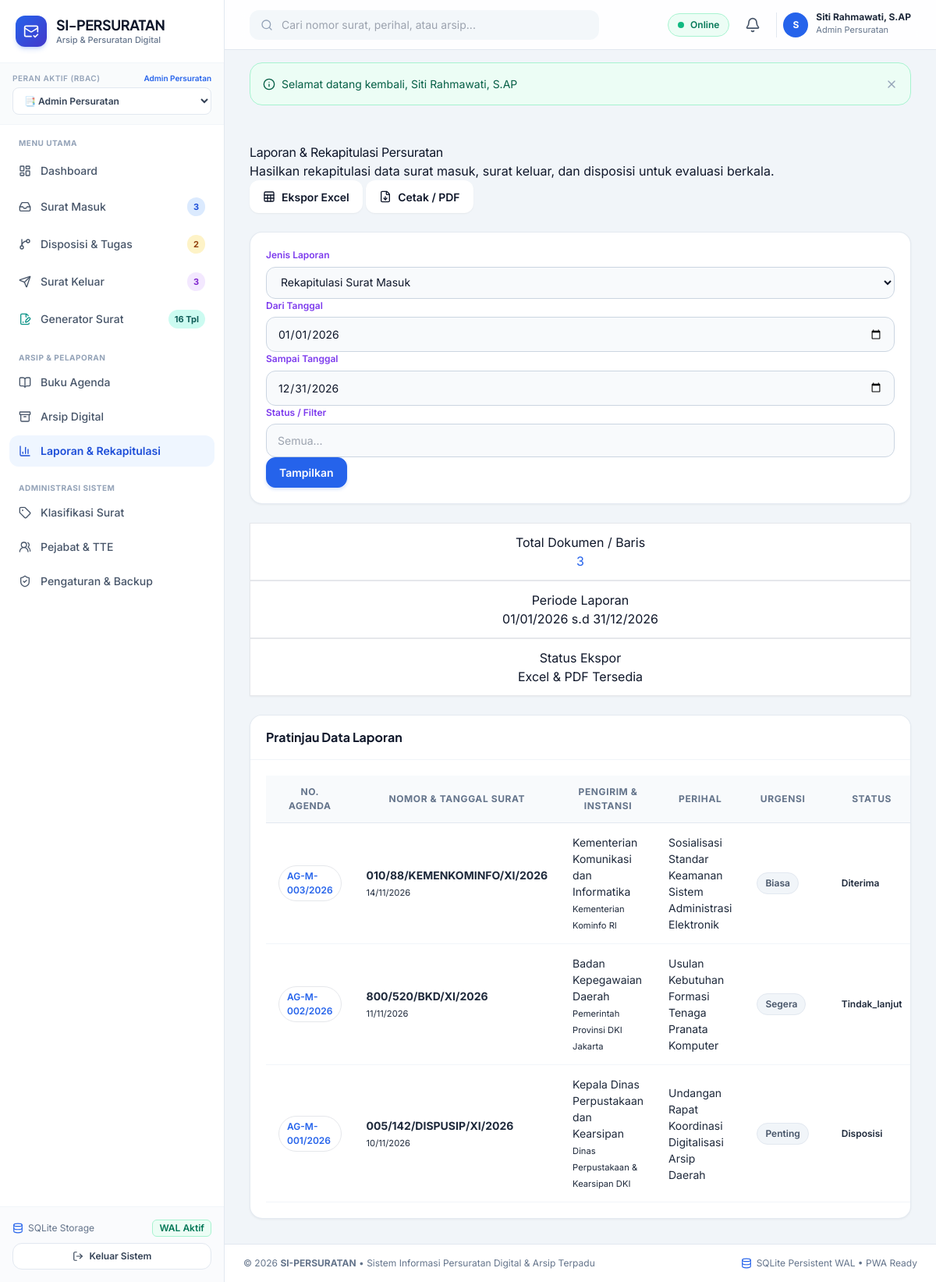
The page /public/laporan/index.php (signed in) on the database its author committed.
### tables this page shows
CREATE TABLE users (
    id INTEGER PRIMARY KEY AUTOINCREMENT,
    username TEXT NOT NULL UNIQUE,
    email TEXT NOT NULL UNIQUE,
    password_hash TEXT NOT NULL,
    full_name TEXT NOT NULL,
    nip TEXT,
    jabatan TEXT,
    phone TEXT,
    role_id INTEGER NOT NULL,
    avatar TEXT,
    is_active INTEGER NOT NULL DEFAULT 1,
    created_at DATETIME DEFAULT CURRENT_TIMESTAMP,
    updated_at DATETIME DEFAULT CURRENT_TIMESTAMP,
    deleted_at DATETIME DEFAULT NULL,
    FOREIGN KEY (role_id) REFERENCES roles (id) ON DELETE RESTRICT
);

CREATE TABLE roles (
    id INTEGER PRIMARY KEY AUTOINCREMENT,
    name TEXT NOT NULL,
    slug TEXT NOT NULL UNIQUE,
    description TEXT,
    created_at DATETIME DEFAULT CURRENT_TIMESTAMP
);

CREATE TABLE surat_masuk (
    id INTEGER PRIMARY KEY AUTOINCREMENT,
    nomor_agenda TEXT NOT NULL,
    nomor_surat TEXT NOT NULL,
    tanggal_surat DATE NOT NULL,
    tanggal_terima DATE NOT NULL,
    pengirim TEXT NOT NULL,
    asal_instansi TEXT NOT NULL,
    perihal TEXT NOT NULL,
    isi_ringkas TEXT,
    kategori TEXT DEFAULT 'Umum',
    klasifikasi_id INTEGER,
    tingkat_urgensi TEXT NOT NULL DEFAULT 'biasa', -- 'biasa', 'penting', 'segera', 'rahasia'
    file_dokumen TEXT,
    lampiran_files TEXT, -- JSON list of files
    status TEXT NOT NULL DEFAULT 'diterima', -- 'diterima', 'disposisi', 'tindak_lanjut', 'selesai'
    penerima_user_id INTEGER,
    created_at DATETIME DEFAULT CURRENT_TIMESTAMP,
    updated_at DATETIME DEFAULT CURRENT_TIMESTAMP,
    deleted_at DATETIME DEFAULT NULL,
    FOREIGN KEY (klasifikasi_id) REFERENCES klasifikasi_surat (id) ON DELETE SET NULL,
    FOREIGN KEY (penerima_user_id) REFERENCES users (id) ON DELETE SET NULL
);

### public/laporan/index.php (the view, shortened to what the rows shown need)
<?php
require_once __DIR__ . '/../../config/app.php';
if (!Auth::check() || !Auth::can('laporan.view')) {
    Flash::set('danger', 'Akses ditolak.');
    redirect('dashboard.php');
}
$tipeLaporan = $_GET['tipe'] ?? 'surat_masuk';
$dateFrom = $_GET['date_from'] ?? date('Y-01-01');
$dateTo = $_GET['date_to'] ?? date('Y-12-31');
$statusFilter = $_GET['status'] ?? '';
$rows = [];
if ($tipeLaporan === 'surat_masuk') {
    $rows = SuratMasuk::getAll([
        'date_from' => $dateFrom,
        'date_to' => $dateTo,
        'status' => $statusFilter
    ]);
} elseif ($tipeLaporan === 'surat_keluar') {
    $rows = SuratKeluar::getAll([
        'date_from' => $dateFrom,
        'date_to' => $dateTo,
        'status' => $statusFilter
    ]);
}
require_once APP_PATH . '/views/layouts/header.php';
?>
<div class="card border-0 shadow-sm rounded-3">
    <div class="card-body p-0">
        <div class="table-responsive">
            <table class="table table-custom mb-0">
                <thead>
                    <?php if ($tipeLaporan === 'surat_masuk'): ?>
                        <tr>
                            <th>No. Agenda</th>
                            <th>Nomor & Tanggal Surat</th>
                            <th>Pengirim & Instansi</th>
                            <th>Perihal</th>
                            <th>Urgensi</th>
                            <th>Status</th>
                        </tr>
                    <?php endif; ?>
                </thead>
                <tbody>
                    <?php if (empty($rows)): ?>
                        <tr>
                            <td colspan="6" class="text-center text-muted py-5">Tidak ada data untuk rentang waktu dan filter yang dipilih.</td>
                        </tr>
                    <?php else: ?>
                        <?php foreach ($rows as $r): ?>
                            <tr>
                                <?php if ($tipeLaporan === 'surat_masuk'): ?>
                                    <td><span class="badge bg-light text-primary border"><?= htmlspecialchars($r['nomor_agenda']) ?></span></td>
                                    <td><strong><?= htmlspecialchars($r['nomor_surat']) ?></strong><br><small class="text-muted"><?= date('d/m/Y', strtotime($r['tanggal_surat'])) ?></small></td>
                                    <td><?= htmlspecialchars($r['pengirim']) ?><br><small class="text-muted"><?= htmlspecialchars($r['asal_instansi']) ?></small></td>
                                    <td><?= htmlspecialchars($r['perihal']) ?></td>
                                    <td><span class="badge bg-secondary"><?= ucfirst($r['tingkat_urgensi']) ?></span></td>
                                    <td><span class="badge badge-soft-primary"><?= ucfirst($r['status']) ?></span></td>
                                <?php endif; ?>
                            </tr>
                        <?php endforeach; ?>
                    <?php endif; ?>
                </tbody>
            </table>
        </div>
    </div>
</div>
<?php require_once APP_PATH . '/views/layouts/footer.php'; ?>

### app/views/layouts/header.php (shortened to what the rows shown need)
<!DOCTYPE html>
<html lang="id">
<head>
    <script src="https://cdn.tailwindcss.com"></script>
</head>
<body class="antialiased selection:bg-blue-100 selection:text-blue-900">
<div class="min-h-screen flex flex-col lg:flex-row">
    <?php require_once APP_PATH . '/views/layouts/sidebar.php'; ?>
    <div class="flex-1 flex flex-col min-w-0 pb-20 lg:pb-0">
        <header class="sticky top-0 z-30 bg-white/90 backdrop-blur-md border-b border-slate-200 px-4 lg:px-8 h-16 flex items-center justify-between gap-4">
            <div class="flex items-center gap-2 sm:gap-3">
                <div class="relative">
                    <button onclick="toggleDropdown('user-menu')" class="flex items-center gap-2.5 pl-2 border-l border-slate-200 hover:opacity-90 transition">
                        <div class="w-8 h-8 rounded-full bg-blue-600 text-white font-bold text-xs flex items-center justify-center shadow-xs">
                            <?= strtoupper(substr($currentUser['full_name'] ?? 'U', 0, 1)) ?>
                        </div>
                        <div class="hidden md:block text-left">
                            <p class="text-xs font-bold text-slate-800 leading-none"><?= htmlspecialchars($currentUser['full_name'] ?? 'User') ?></p>
                            <p class="text-[11px] text-slate-500 mt-0.5"><?= htmlspecialchars($currentUser['role_name'] ?? 'Role') ?></p>
                        </div>
                    </button>
                </div>
            </div>
        </header>
        <main class="flex-1 p-4 lg:p-8 max-w-7xl w-full mx-auto space-y-6">

### app/views/layouts/sidebar.php (shortened to what the rows shown need)
<?php
$currentUser = Auth::user();
$currentRoleSlug = $currentUser['role_slug'] ?? 'superadmin';
?>
<aside id="sidebar" class="fixed lg:sticky top-0 left-0 z-50 h-screen w-72 bg-white border-r border-slate-200 flex flex-col transition-transform duration-300 -translate-x-full lg:translate-x-0 shrink-0">
  <div class="p-5 border-b border-slate-100 flex items-center justify-between">
    <a href="<?= url('dashboard.php') ?>" class="flex items-center gap-3 group text-decoration-none">
      <div>
        <h1 class="font-display font-bold text-slate-900 text-lg leading-tight tracking-tight">SI-PERSURATAN</h1>
      </div>
    </a>
  </div>
  <div class="px-4 py-3 bg-slate-50/80 border-b border-slate-100">
    <div class="flex items-center justify-between mb-1">
      <label class="text-[10px] font-semibold uppercase tracking-wider text-slate-400 block">Peran Aktif (RBAC)</label>
      <span class="text-[10px] text-blue-600 font-semibold"><?= htmlspecialchars($currentUser['role_name'] ?? 'User') ?></span>
    </div>
    <div class="relative">
      <select onchange="window.location.href='<?= url('switch_role.php?role=') ?>' + this.value" class="w-full text-xs font-semibold bg-white border border-slate-200 rounded-lg px-2.5 py-2 text-slate-700 focus:outline-none focus:ring-2 focus:ring-blue-500/20 focus:border-blue-600 cursor-pointer">
        <option value="admin_persuratan" <?= $currentRoleSlug === 'admin_persuratan' ? 'selected' : '' ?>>📑 Admin Persuratan</option>
      </select>
    </div>
  </div>
</aside>

### rows shown on the page
users: role.name "Admin Persuratan", full_name "S", full_name "Siti Rahmawati, S.AP"
roles: slug "📑 Admin Persuratan"
surat_masuk: nomor_agenda "AG-M-003/2026", nomor_surat "010/88/KEMENKOMINFO/XI/2026", tanggal_surat "14/11/2026", pengirim "Kementerian Komunikasi dan Informatika", asal_instansi "Kementerian Kominfo RI", perihal "Sosialisasi Standar Keamanan Sistem Administrasi Elektronik", tingkat_urgensi "Biasa", status "Diterima"
surat_masuk: nomor_agenda "AG-M-002/2026", nomor_surat "800/520/BKD/XI/2026", tanggal_surat "11/11/2026", pengirim "Badan Kepegawaian Daerah", asal_instansi "Pemerintah Provinsi DKI Jakarta", perihal "Usulan Kebutuhan Formasi Tenaga Pranata Komputer", tingkat_urgensi "Segera", status "Tindak_lanjut"
surat_masuk: nomor_agenda "AG-M-001/2026", nomor_surat "005/142/DISPUSIP/XI/2026", tanggal_surat "10/11/2026", pengirim "Kepala Dinas Perpustakaan dan Kearsipan", asal_instansi "Dinas Perpustakaan & Kearsipan DKI", perihal "Undangan Rapat Koordinasi Digitalisasi Arsip Daerah", tingkat_urgensi "Penting", status "Disposisi"

### other values the page prints
$badgeSm "3"
$badgeDisp "2"
$badgeSk "3"
$msg['message'] "Selamat datang kembali, Siti Rahmawati, S.AP"
count($rows) "3"
